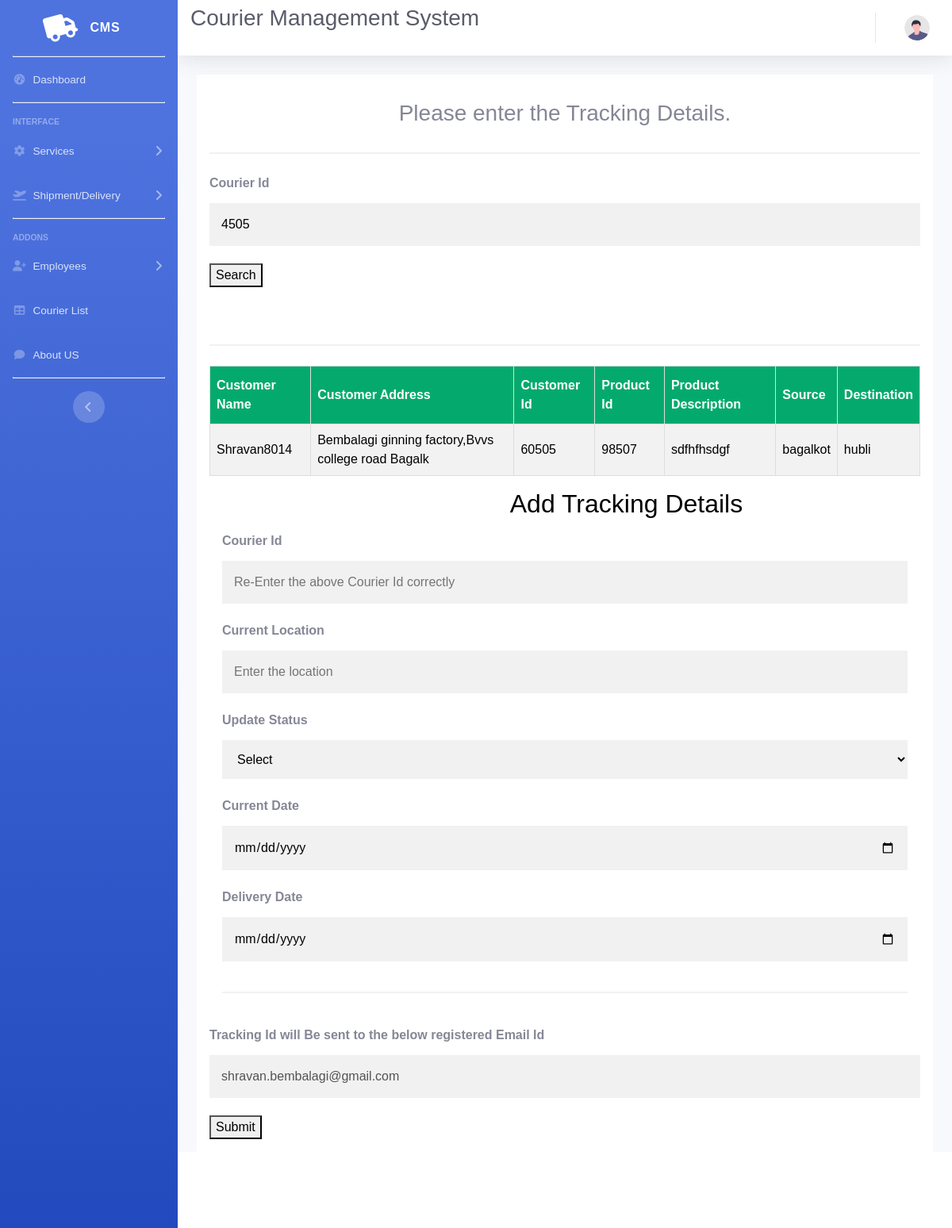
The app's page /admintrack.php?courierid=4505 with its own data.
### tables this page shows
CREATE TABLE `courier` (
  `courierid` int(25) NOT NULL,
  `custid` int(25) NOT NULL,
  `prod_id` int(25) NOT NULL,
  `courier_weight` int(25) NOT NULL,
  `courier_type` varchar(50) NOT NULL,
  `prod_desc` varchar(100) NOT NULL,
  `Source` varchar(50) NOT NULL,
  `Destination` varchar(50) NOT NULL,
  `dest_ph` varchar(12) NOT NULL
);

CREATE TABLE `customer` (
  `custid` int(25) NOT NULL,
  `custname` varchar(25) NOT NULL,
  `custemail` varchar(50) NOT NULL,
  `custph` varchar(12) NOT NULL,
  `custaddr` varchar(50) NOT NULL,
  `password` varchar(256) NOT NULL
);

### admintrack.php (the view, shortened to what this page needs)
<!DOCTYPE html>
<html lang="en">
<head>
    <link href="vendor/fontawesome-free/css/all.min.css" rel="stylesheet" type="text/css">
    <link href="css/sb-admin-2.min.css" rel="stylesheet">
</head>
<body id="page-top">
    <div id="wrapper">
        <ul class="navbar-nav bg-gradient-primary sidebar sidebar-dark accordion" id="accordionSidebar">
            <a class="sidebar-brand d-flex align-items-center justify-content-center" href="index.html">
                <div class="sidebar-brand-icon rotate-n-15">
                   <i class='fas fa-truck'></i>
                </div>
                <div class="sidebar-brand-text mx-3">CMS </div>
            </a>
            <hr class="sidebar-divider my-0">
            <li class="nav-item">
                <a class="nav-link" href="index1.php">
                    <i class="fas fa-fw fa-tachometer-alt"></i>
                    <span>Dashboard</span></a>
            </li>
            <hr class="sidebar-divider">
            <div class="sidebar-heading">
                Interface
            </div>
            <li class="nav-item">
                <a class="nav-link collapsed" href="#" data-toggle="collapse" data-target="#collapseTwo"
                    aria-expanded="true" aria-controls="collapseTwo">
                    <i class="fas fa-fw fa-cog"></i>
                    <span>Services</span>
                </a>
            </li>
            <li class="nav-item">
                <a class="nav-link collapsed" href="#" data-toggle="collapse" data-target="#collapseUtilities"
                    aria-expanded="true" aria-controls="collapseUtilities">
                    <i class="fas fa-plane-departure"></i>
                    <span>Shipment/Delivery</span>
                </a>
            </li>
            <hr class="sidebar-divider">
            <div class="sidebar-heading">
                Addons
            </div>
            <li class="nav-item">
                <a class="nav-link collapsed" href="#" data-toggle="collapse" data-target="#collapsePages"
                    aria-expanded="true" aria-controls="collapsePages">
                    <i class="fas fa-fw fa-user-plus"></i>
                    <span>Employees</span>
                </a>
            </li>
            <li class="nav-item">
                <a class="nav-link" href="admincourierlist.php">
                    <i class="fas fa-fw fa-table"></i>
                    <span>Courier List</span></a>
            </li>
            <li class="nav-item">
                <a class="nav-link" href="aboutus.php">
                    <i class="fas fa-fw fa-comment"></i>
                    <span>About US</span></a>
            </li>
            <hr class="sidebar-divider d-none d-md-block">
            <div class="text-center d-none d-md-inline">
                <button class="rounded-circle border-0" id="sidebarToggle"></button>
            </div>
        </ul>
        <div id="content-wrapper" class="d-flex flex-column">
            <div id="content">
                <nav class="navbar navbar-expand navbar-light bg-white topbar mb-4 static-top shadow">
                <h1 class="h3 mb-4 text-gray-800">Courier Management System</h1>
                    <ul class="navbar-nav ml-auto">
                        <li class="nav-item dropdown no-arrow">
                            <a class="nav-link dropdown-toggle" href="#" id="userDropdown" role="button"
                                data-toggle="dropdown" aria-haspopup="true" aria-expanded="false">
                                <img class="img-profile rounded-circle"
                                    src="img/undraw_profile.svg">
                            </a>
                        </li>
                    </ul>
                </nav>
                <div class="container-fluid">
</head>
<body>
<form action="" method="GET">
  <div class="container">
    <h3 class="text">Please enter the Tracking Details.</h3>
    <hr>
    <label for="custid"><b>Courier Id</b></label>
    <input type="text" placeholder="Enter Registered Courier Id Correctly" name="courierid" value="<?php ob_start(); if(isset($_GET['courierid'])) {echo $_GET['courierid'];}?>" required>
    <button type="submit" class="ab">Search</button><br><br>
  </div>
  <div class="container">
      <hr>
      <table id="branch">
          <tr>
            <th>Customer Name</th>
            <th>Customer Address</th>
            <th>Customer Id</th>
            <th>Product Id</th>
            <th>Product Description</th>
            <th>Source</th>
            <th>Destination</th>
          </tr>
      <?php
      include 'config.php';
      if(isset($_GET['courierid']))
      {
          $cid=$_GET['courierid'];
        $sql="SELECT * from customer,courier where courier.courierid='$cid' and courier.custid=customer.custid";
        $records = mysqli_query($conn,$sql);
        if($data = mysqli_fetch_array($records))
        {
        ?>
          <tr>
            <td><?php echo $data['custname']; ?></td>
            <td><?php echo $data['custaddr']; ?></td>
            <td><?php echo $data['custid']; ?></td>
            <td><?php echo $data['prod_id']; ?></td>
            <td><?php echo $data['prod_desc']; ?></td>
            <td><?php echo $data['Source']; ?></td>
            <td><?php echo $data['Destination']; ?></td>
          </tr>
        <?php
        }
        else{
        echo "No Records Found";
               }         }
        ?>
        </table>
      </form>
  <div class="container">
  <form action="" method="POST">
  <label for="cid" style="text-align:center; color:black; font-weight:bold;" ><h2>&nbsp&nbsp&nbsp&nbsp&nbsp&nbsp&nbsp&nbsp&nbsp&nbsp&nbsp&nbsp&nbsp&nbsp&nbsp&nbsp&nbsp&nbsp&nbsp&nbsp&nbsp&nbsp&nbsp&nbsp&nbsp&nbsp&nbsp&nbsp&nbsp&nbsp&nbsp&nbsp&nbsp&nbsp&nbsp&nbsp&nbsp&nbsp&nbsp&nbsp
 Add Tracking Details</h2></label><br>
    <label for="cid" ><b>Courier Id</b></label>
    <input type="text" Placeholder="Re-Enter the above Courier Id correctly"  name="cid" required >
    <label for="cloc" ><b>Current Location</b></label>
    <input type="text" Placeholder="Enter the location"  name="cloc" required >
    <label for="costatus" ><b>Update Status</b></label><br>
  <select id="cars" name="costatus">
  <option value="">Select</option>
</select><br>
    <label for="cdate"><b>Current Date</b></label>
    <input type="date"  name="cdate" required >
    <label for="shipd"><b>Delivery Date</b></label>
    <input type="date"  name="shipd" required >
    <hr>
</div>
<?php
include 'config.php';
            if(isset($_GET['courierid']))
{
    $cid=$_GET['courierid'];
    $query="SELECT * from customer,courier where courier.courierid='$cid' and courier.custid=customer.custid";
    $query_run=mysqli_query($conn,$query);
    if(mysqli_num_rows($query_run)>0)
    {
        foreach($query_run as $row)
        {
          ?>
        <div>
          <label for="id"><b>Tracking Id will Be sent to the below registered Email Id</b></label>
          <input type="text" placeholder="Email Id" name="emailid" value="<?=$row['custemail']; ?>" disabled>
          </div>
          <?php
        }
    }
    else{
        echo "No record Found";
    }
}
            ?>
            <button type="submit" name="submit" Value="Submit">Submit</button>
</body>
                </div>
            </div>
            <footer class="sticky-footer bg-white">
                <div class="container my-auto">
                </div>
            </footer>
        </div>
    </div>
</body>
</html>

### admintrack.php (style rules this page uses)
body { font-family: Arial, Helvetica, sans-serif; background-color: black; }
* { box-sizing: border-box; }
.container { padding: 16px; background-color: white; }
.text { padding: 16px; background-color: white; text-align:center; }
input[type=text],input[type=date], input[type=password],select { width: 100%; padding: 15px; margin: 5px 0 22px 0; display: inline-block; border: none; background: #f1f1f1; }
hr { border: 1px solid #f1f1f1; margin-bottom: 25px; }
.ab { justify-content:center; }
a { color: dodgerblue; }
#branch { font-family: Arial, Helvetica, sans-serif; border-collapse: collapse; width: 100%; }
#branch td, #branch th { border: 1px solid #ddd; padding: 8px; color:black; }
#branch tr:nth-child(even) { background-color: #f2f2f2; }
#branch th { padding-top: 12px; padding-bottom: 12px; text-align: left; background-color: #04AA6D; color: white; }

### records on screen
courier: custid.custname "Shravan8014", custid.custaddr "Bembalagi ginning factory,Bvvs college road Bagalk", custid "60505", prod "98507", prod_desc "sdfhfhsdgf", Source "bagalkot", Destination "hubli", emailid "shravan.bembalagi@gmail.com"
